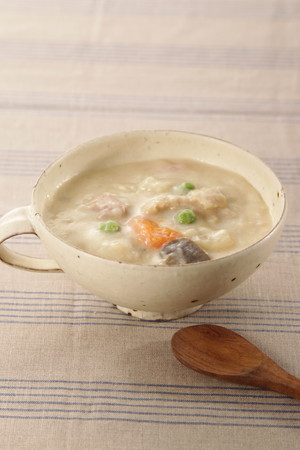
#> input picture data/images/cook_04.jpg, 300 x 450 px; its folder holds only this picture in this run
$ python augment_images.py
#> lines starting #> are read from the running program, lines starting #| are printed output that depends on the picture
#> further down, img is the input picture: PIL image 300x450 RGB; mean R, G, B 194.7, 173.9, 153
#画像を拡張（反転・角度・明るさ）するためのコード

#ライブラリのインポート
import os
from PIL import Image, ImageEnhance
import numpy as np

# ベースフォルダを取得
BASE_DIR = os.path.dirname(os.path.abspath(__file__))

#元画像のフォルダパスと拡張画像のフォルダパスを設定
INPUT_FOLDER = os.path.join(BASE_DIR, "data", "images")
OUTPUT_FOLDER = os.path.join(BASE_DIR, "data", "augmented_images", "images")

#拡張画像のフォルダパスがなければ作成する。既に作成されていてもエラーは起きない。
os.makedirs(OUTPUT_FOLDER, exist_ok=True)

# 画像を拡張する関数
def augment_image(img, basename):

    #画像の枚数を数えるためのカウント
#> called with basename = 'cook_04'
    count = 0

    #オリジナル
    img.save(f"{OUTPUT_FOLDER}/{basename}_orig.jpg") #OUTPUT_FOLDERに、{basename}_orig.jpgの名前で画像を保存する
    #カウントを1追加する
    count += 1

    #左右反転
    flipped = img.transpose(Image.FLIP_LEFT_RIGHT)
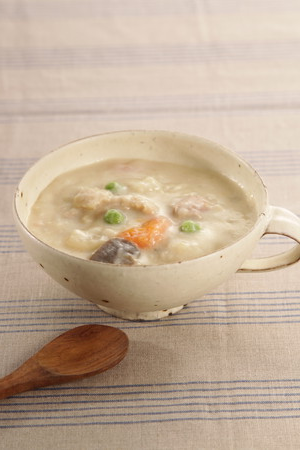
#> flipped: PIL image 300x450 RGB; mean R, G, B 194.7, 173.9, 153
    flipped.save(f"{OUTPUT_FOLDER}/{basename}_flip.jpg")
    count += 1

    #回転 -15, +15 度
    for angle in [-15, 15]:
        rotated = img.rotate(angle, expand=True) #画像の枠を自動で広げて、はみ出した部分も切り取らずに表示する
        rotated.save(f"{OUTPUT_FOLDER}/{basename}_rot{angle}.jpg")
        count += 1
#> this loop made 2 passes
#> pass 1, in augment_image, `rotated = img.rotate(angle, expand=True)`:
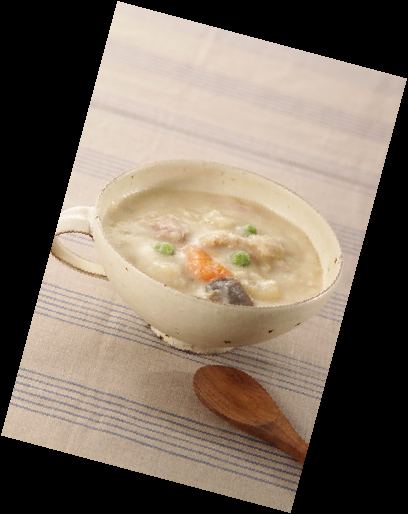
#> rotated: PIL image 408x514 RGB; mean R, G, B 125.4, 112, 98.5
#> pass 2, in augment_image, `rotated = img.rotate(angle, expand=True)`:
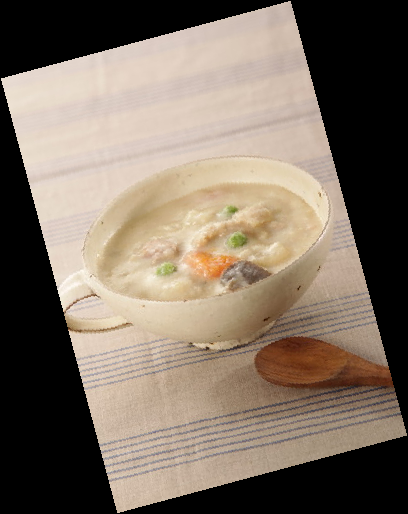
#> rotated: PIL image 408x514 RGB; mean R, G, B 125.3, 112, 98.5
#> after the loop, count = 4

    #明るさ変更（80%, 120%）
    for factor in [0.8, 1.2]:
        enhancer = ImageEnhance.Brightness(img) #画像の明るさを変える装置をセット
        bright = enhancer.enhance(factor) #実際に明るさを変えた画像を作り、bright変数に格納
        bright.save(f"{OUTPUT_FOLDER}/{basename}_bright{int(factor*100)}.jpg")
        count += 1
#> this loop made 2 passes
#> count on passes 1 to 2: 5, 6
#> pass 1, in augment_image, `bright = enhancer.enhance(factor)`:
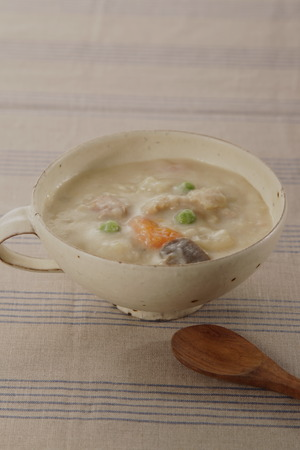
#> bright: PIL image 300x450 RGB; mean R, G, B 155.4, 138.8, 122
#> pass 2, in augment_image, `bright = enhancer.enhance(factor)`:
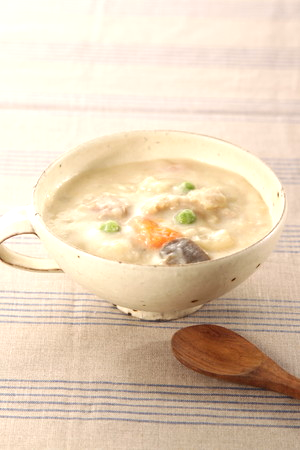
#> bright: PIL image 300x450 RGB; mean R, G, B 227.5, 207.7, 183.2
#> after the loop, count = 6

    #生成した画像の枚数を返す
    return count

#画像拡張を実行
total = 0 #画像の枚数カウントを最初を0にする
for filename in os.listdir(INPUT_FOLDER): #INPUT_FOLDERフォルダの中にある全てのファイルを取り出し、filename変数に入れる
    if filename.lower().endswith(('.jpg', '.jpeg', '.png')): #ファイル名の最後が「.jpg」「.jpeg」「.png」で終わってたら、
        path = os.path.join(INPUT_FOLDER, filename) #元画像のフォルダ名とファイル名をつなぎ、パスを作成する
        img = Image.open(path).convert('RGB') #画像を開き、カラーにする
        basename = os.path.splitext(filename)[0] #ファイル名から拡張子を切り取る
        total += augment_image(img, basename) #augment_image関数を実行する
#> total = 6

#拡張画像の枚数カウントを表示する
print(f"拡張画像を合計 {total} 枚保存しました。")
#| 拡張画像を合計 6 枚保存しました。

$ run again, on data/images/cook_113.jpg
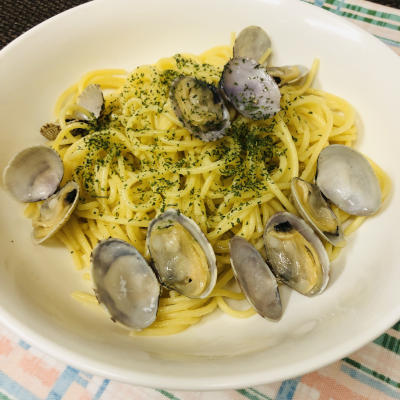
#> input picture data/images/cook_113.jpg, 400 x 400 px
#> img is the input picture: PIL image 400x400 RGB; mean R, G, B 185.4, 171.3, 122.7
#> after the loop in augment_image, `for angle in [-15, 15]:`: count = 4
#> the loop in augment_image, `for factor in [0.8, 1.2]:` made 2 passes
#> count on passes 1 to 2: 5, 6
#> pass 1, in augment_image, `bright = enhancer.enhance(factor)`:
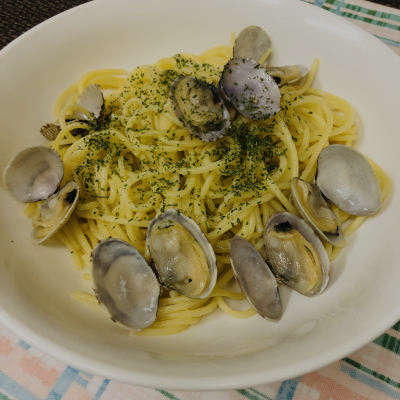
#> bright: PIL image 400x400 RGB; mean R, G, B 147.9, 136.6, 97.8
#> pass 2, in augment_image, `bright = enhancer.enhance(factor)`:
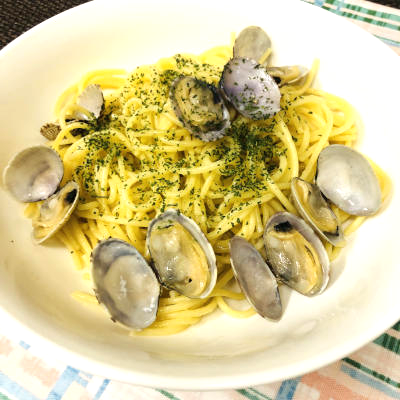
#> bright: PIL image 400x400 RGB; mean R, G, B 215.4, 202, 146.2
#> after the loop in augment_image, `for factor in [0.8, 1.2]:`: count = 6
#| 拡張画像を合計 6 枚保存しました。

$ run again, on data/images/cook_116.jpg
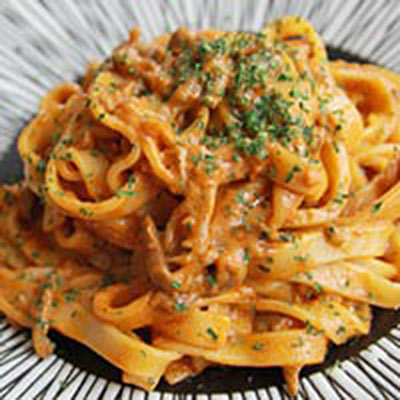
#> input picture data/images/cook_116.jpg, 400 x 400 px
#> img is the input picture: PIL image 400x400 RGB; mean R, G, B 170.3, 127.8, 77.1
#> after the loop in augment_image, `for angle in [-15, 15]:`: count = 4
#> the loop in augment_image, `for factor in [0.8, 1.2]:` made 2 passes
#> count on passes 1 to 2: 5, 6
#> pass 1, in augment_image, `bright = enhancer.enhance(factor)`:
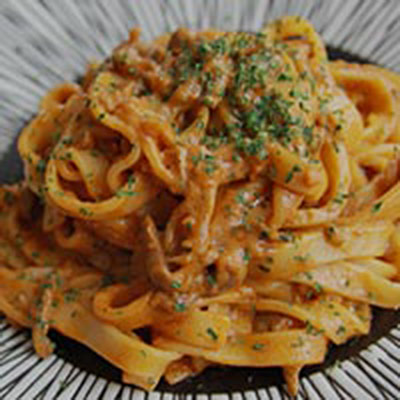
#> bright: PIL image 400x400 RGB; mean R, G, B 135.9, 101.8, 61.3
#> pass 2, in augment_image, `bright = enhancer.enhance(factor)`:
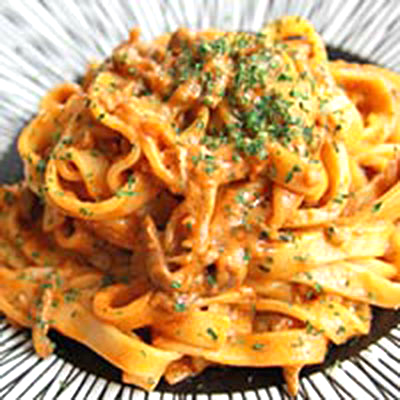
#> bright: PIL image 400x400 RGB; mean R, G, B 198.5, 152.1, 91.4
#> after the loop in augment_image, `for factor in [0.8, 1.2]:`: count = 6
#| 拡張画像を合計 6 枚保存しました。

$ run again, on data/images/cook_121.jpg
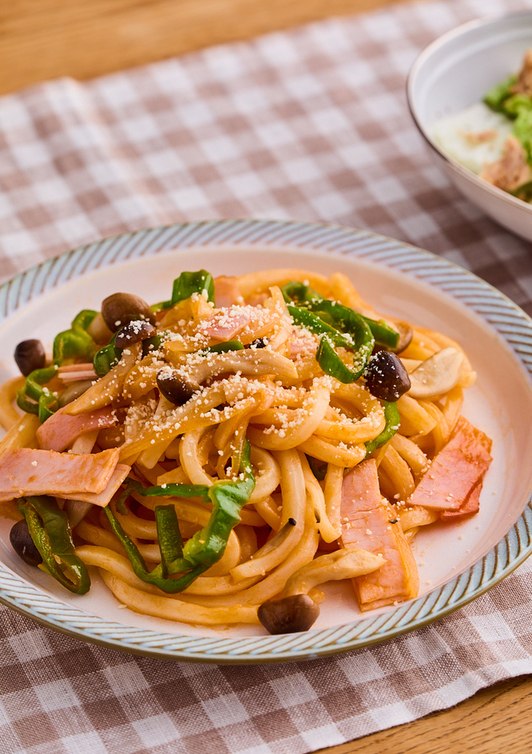
#> input picture data/images/cook_121.jpg, 532 x 754 px
#> img is the input picture: PIL image 532x754 RGB; mean R, G, B 185.6, 145.3, 114.2
#> after the loop in augment_image, `for angle in [-15, 15]:`: count = 4
#> the loop in augment_image, `for factor in [0.8, 1.2]:` made 2 passes
#> count on passes 1 to 2: 5, 6
#> pass 1, in augment_image, `bright = enhancer.enhance(factor)`:
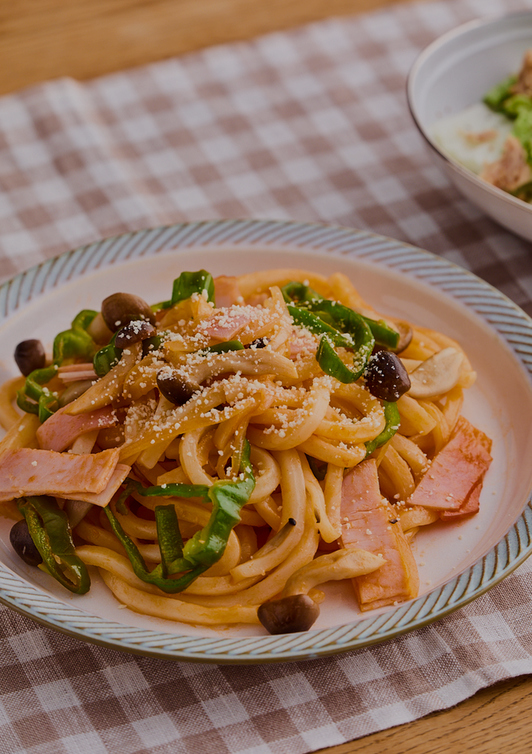
#> bright: PIL image 532x754 RGB; mean R, G, B 148.1, 115.8, 91
#> pass 2, in augment_image, `bright = enhancer.enhance(factor)`:
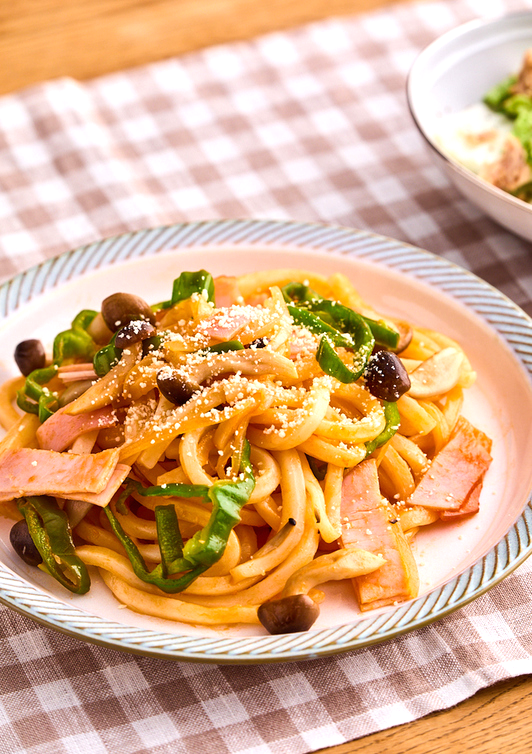
#> bright: PIL image 532x754 RGB; mean R, G, B 216.5, 173.7, 136.3
#> after the loop in augment_image, `for factor in [0.8, 1.2]:`: count = 6
#| 拡張画像を合計 6 枚保存しました。
